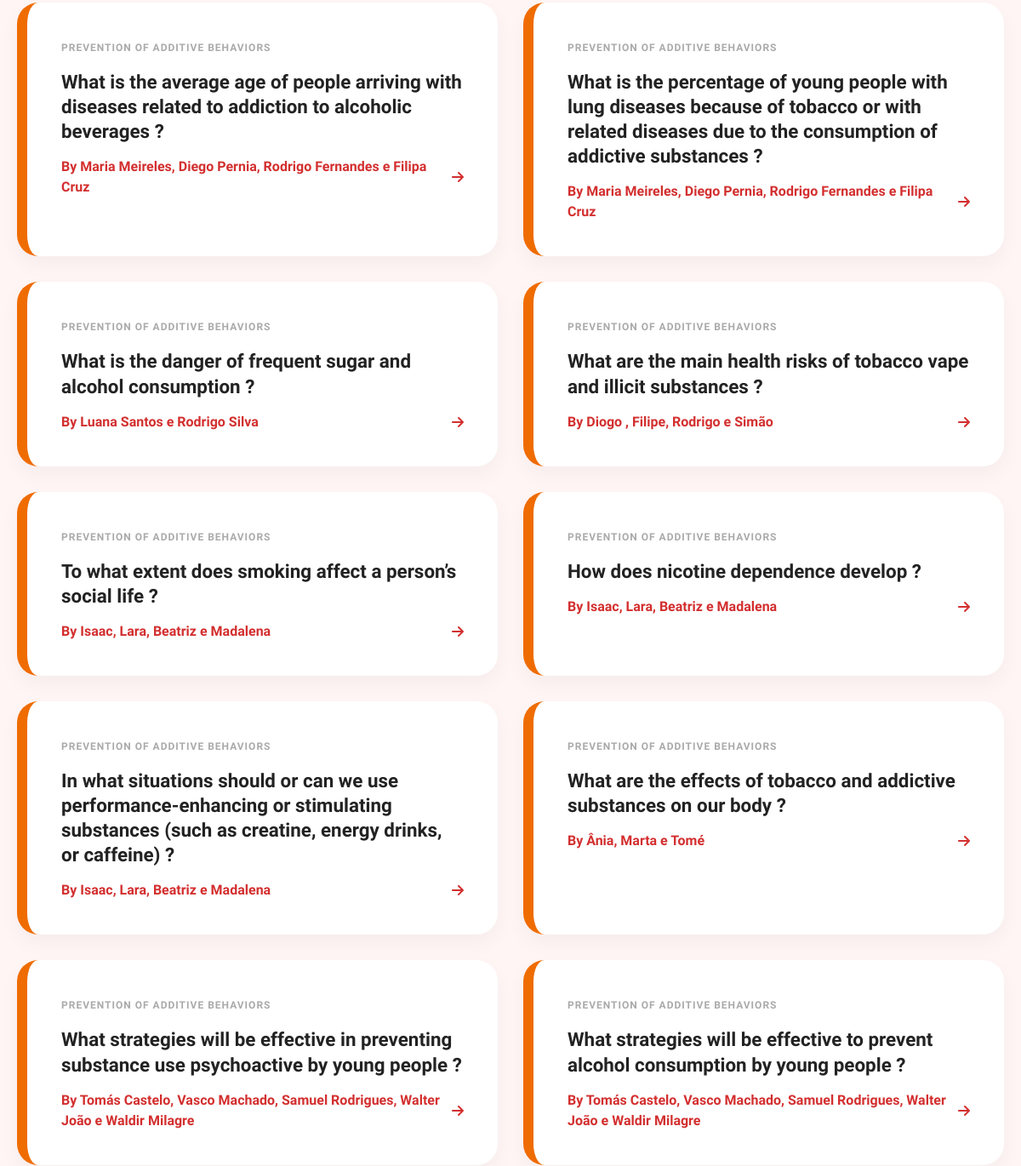
The page /?category=3&per_page=20 (middle part) on the database as committed earlier.
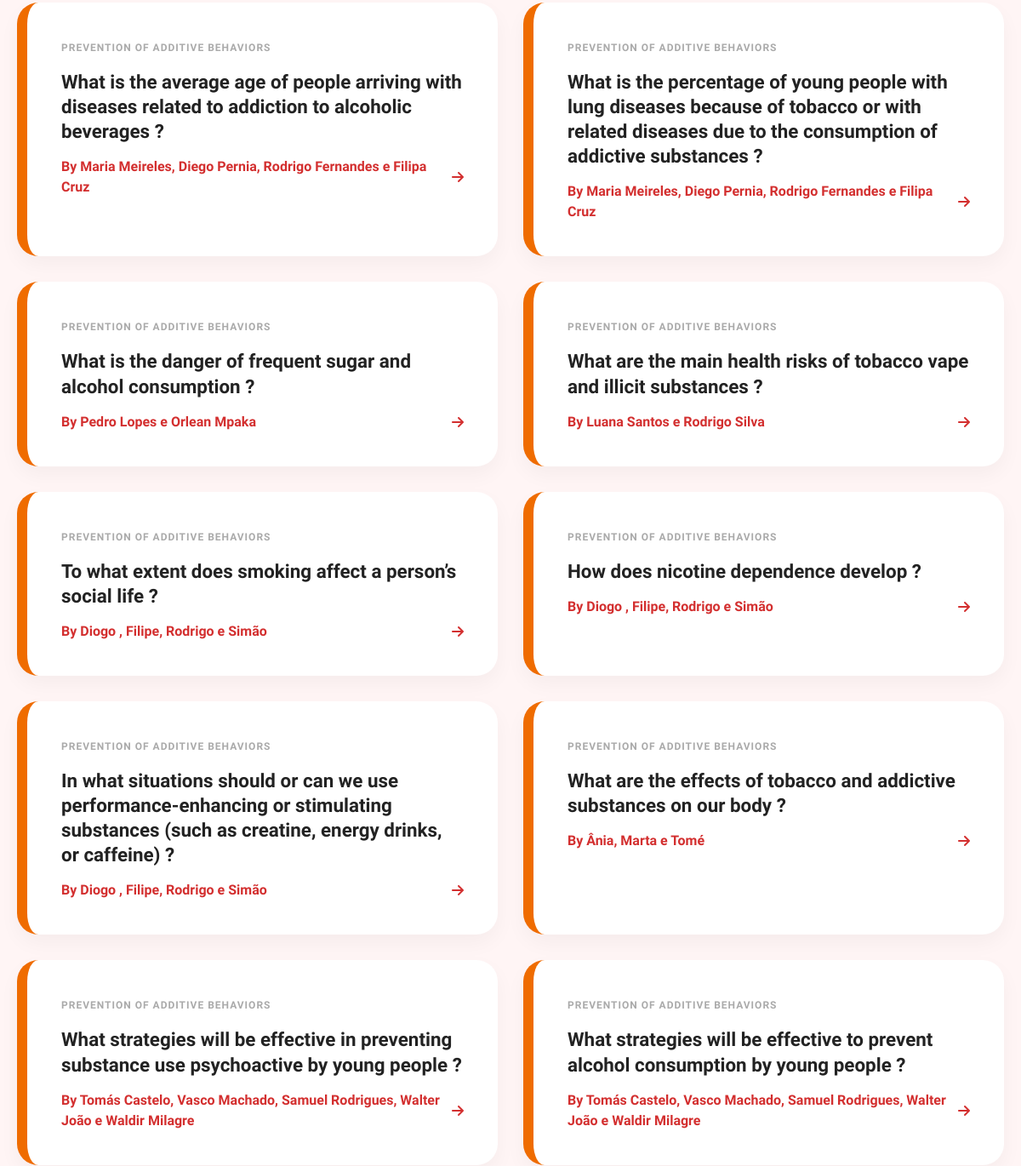
The same page on the database as committed later.
### tables this page shows
CREATE TABLE questions (
        id_question INTEGER PRIMARY KEY AUTOINCREMENT,
        id_group INTEGER,
        id_category INTEGER,
        question TEXT,
        answer TEXT,
        pergunta TEXT,
        resposta TEXT,
        votes INTEGER DEFAULT 0,
        FOREIGN KEY (id_category) REFERENCES categories(id_category),
        FOREIGN KEY (id_group) REFERENCES groups(id_group));

CREATE TABLE groups (
        id_group INTEGER PRIMARY KEY AUTOINCREMENT,
        name TEXT NOT NULL,
        grade TEXT DEFAULT NULL);

CREATE TABLE categories (
        id_category INTEGER PRIMARY KEY AUTOINCREMENT,
        name TEXT NOT NULL UNIQUE,
        nome TEXT NOT NULL UNIQUE);

### app.py (the view)
@app.route('/', methods=['GET'])
def home():
    category_id = request.args.get('category', type=int)
    current_page = request.args.get('page', 1, type=int)
    per_page = request.args.get('per_page', 20, type=int)
    sort_by = request.args.get('sort', 'newest')
    search_query = request.args.get('q', default='')
    total_questions = get_count_questions_en(category_id=category_id, search_query=search_query)
    total_pages = math.ceil(total_questions / per_page)
    questions = get_questions_en(per_page=per_page, current_page=current_page,
                                    category_id=category_id, sort_by=sort_by, search_query=search_query)
    if current_user.is_authenticated:
        user_id = current_user.id
        role_data = get_role_current_user(user_id)
        role = role_data[0] if role_data else 2
    else:
        role = 2
    return render_template('home.html',questions=questions,
                            total_pages=total_pages,
                            current_page=current_page,
                            selected_category=category_id,
                            per_page=per_page,
                            sort_by=sort_by,
                            search_query=search_query,
                            role=role)

### dbqueries.py (called while the page is built)
def get_count_questions_en(category_id=None, search_query=None):
    with sqlite3.connect(DBFILE) as conn:
        cursor = conn.cursor()
        sql = 'SELECT COUNT(*) FROM questions WHERE 1=1'
        params = []
        if category_id:
            sql += ' AND id_category = ?'
            params.append(category_id)
        if search_query:
            sql += ' AND question LIKE ?'
            params.append(f"%{search_query}%")
        cursor.execute(sql, tuple(params))
        return cursor.fetchone()[0]

### templates/home.html (shortened to what this page needs)
<!DOCTYPE html>
<html lang="en">
<head>
    <link href="https://cdn.jsdelivr.net/npm/bootstrap@5.3.3/dist/css/bootstrap.min.css" rel="stylesheet">
    <link rel="stylesheet" href="https://cdnjs.cloudflare.com/ajax/libs/font-awesome/6.0.0/css/all.min.css">
    <link rel="stylesheet" href="static/css/style-home.css">
</head>
<body>
    <div id="main-content-wrapper">
        <main class="container-layout">
            <section class="faq-section">
            {% include 'partials/faq_cards.html' %}
            </section>
                    {% set start = [current_page - 2, 1]|max %}
                    {% set end = [start + 4, total_pages]|min %}
                    {% set start = [end - 4, 1]|max %}
        </main>
    </div>
</body>
</html>

### templates/partials/faq_cards.html
{% for q_id, question, answer, group, category, votes in questions %}
    {% set border_class = "border-gray" %}
    {% if selected_category == 1 %}{% set border_class = "border-mental" %}
    {% elif selected_category == 2 %}{% set border_class = "border-sexuality" %}
    {% elif selected_category == 3 %}{% set border_class = "border-addictive" %}
    {% elif selected_category == 4 %}{% set border_class = "border-nutrition" %}
    {% elif selected_category == 5 %}{% set border_class = "border-hygiene" %}
    {% elif selected_category == 6 %}{% set border_class = "border-sleep" %}
    {% endif %}
    <div class="faq-card {{ border_class }}" data-bs-toggle="modal" data-bs-target="#modal{{ loop.index }}">
        <div class="card-body">
            <span class="category-tag-small">{{ category }}</span>
            <h3 class="question-text">{{ question }}</h3>
            <div class="card-footer-info">
                <span>By {{ group }}</span>
                <i class="fa-solid fa-arrow-right"></i>
            </div>
        </div>
    </div>
{% else %}
    <div class="text-center w-100 py-5" style="grid-column: 1 / 9;">
        <p class="text-muted fs-5">No health topics found matching your search.</p>
    </div>
{% endfor %}

Rows that differ between the two databases and show on the page:
changed through a linked row, questions "What is the danger of frequent sugar and alcohol consumption ?": name "Luana Santos e Rodrigo Silva" → "Pedro Lopes e Orlean Mpaka"
changed through a linked row, questions "What are the main health risks of tobacco vape and illicit substances ?": name "Diogo , Filipe, Rodrigo e Simão" → "Luana Santos e Rodrigo Silva"
changed through a linked row, questions "To what extent does smoking affect a person’s social life ?": name "Isaac, Lara, Beatriz e Madalena" → "Diogo , Filipe, Rodrigo e Simão"
changed through a linked row, questions "How does nicotine dependence develop ?": name "Isaac, Lara, Beatriz e Madalena" → "Diogo , Filipe, Rodrigo e Simão"
changed through a linked row, questions (number 7 of 10 on the later page): name "Isaac, Lara, Beatriz e Madalena" → "Diogo , Filipe, Rodrigo e Simão"
